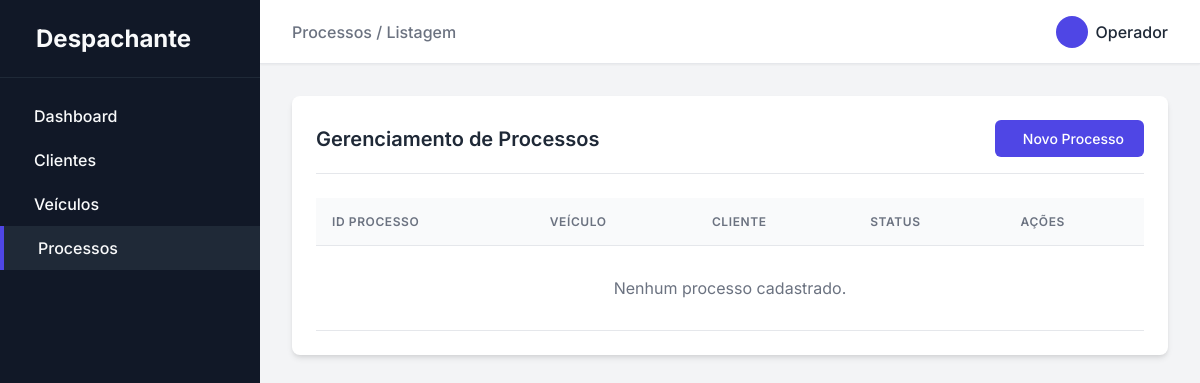
The app's page /processos, older data.
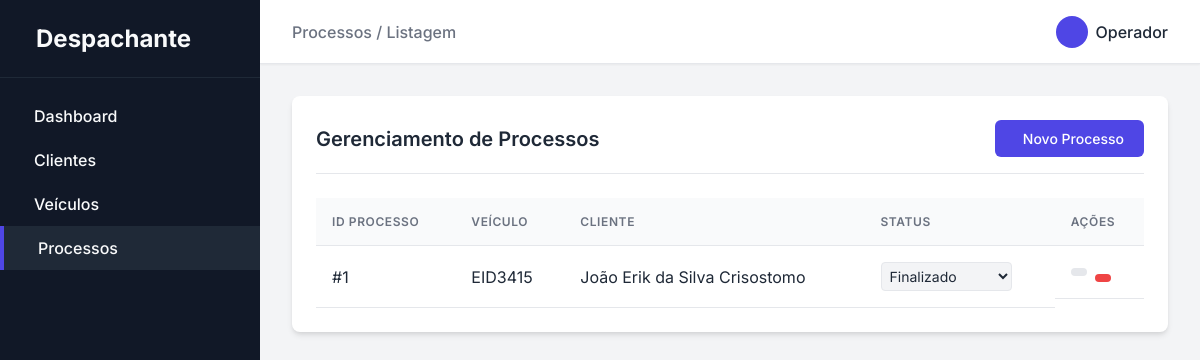
The same page, newer data.
### app/models.py (models this page shows)
class Processo(db.Model):
    __tablename__ = 'processo'
    id = db.Column(db.Integer, primary_key=True)
    veiculo_id = db.Column(db.Integer, db.ForeignKey('veiculo.id'))
    cliente_id = db.Column(db.Integer, db.ForeignKey('cliente.id'))
    status = db.Column(db.String(50), nullable=False, default='Em Andamento')

class Veiculo(db.Model):
    __tablename__ = 'veiculo'
    id = db.Column(db.Integer, primary_key=True)
    placa = db.Column(db.String(50), nullable=False)
    renavam = db.Column(db.String(50), nullable=False)
    chassis = db.Column(db.String(50), nullable=False)
    grupo = db.Column(db.String(50), nullable=False)
    placa_anterior = db.Column(db.String(50), nullable=False)
    proprietario_anterior = db.Column(db.String(50), nullable=False)
    cpf__cnpj_anterior = db.Column(db.String(50), nullable=False)
    marca__modelo = db.Column(db.String(50), nullable=False)
    tipo = db.Column(db.String(50), nullable=False)
    especie = db.Column(db.String(50), nullable=False)
    cor = db.Column(db.String(50), nullable=False)
    combustivel = db.Column(db.String(50), nullable=False)
    categoria = db.Column(db.String(50), nullable=False)
    ano_fabricacao = db.Column(db.String(50), nullable=False)
    ano_modelo = db.Column(db.String(50), nullable=False)
    cilindradas = db.Column(db.String(50), nullable=False)
    potencia = db.Column(db.String(50), nullable=False)
    passageiros = db.Column(db.String(50), nullable=False)
    proprietario_id = db.Column(db.Integer, db.ForeignKey('cliente.id'))
    processos = db.relationship('Processo', backref='veiculo', lazy=True)

class Cliente(db.Model):
    __tablename__ = 'cliente'
    id = db.Column(db.Integer, primary_key=True)
    nome = db.Column(db.String(50), nullable=False)
    vencimento_cnh = db.Column(db.Date, nullable=False)
    nome_pai = db.Column(db.String(50), nullable=False)
    nome_mae = db.Column(db.String(50), nullable=False)
    cpf__cnpj = db.Column(db.String(50), nullable=False)
    rg = db.Column(db.String(50), nullable=False)
    data_nascimento = db.Column(db.Date, nullable=False)
    email = db.Column(db.String(50), nullable=False)
    telefone = db.Column(db.String(50), nullable=False)
    endereco_id = db.Column(db.Integer, db.ForeignKey('endereco.id'))
    veiculos = db.relationship('Veiculo', backref='cliente', lazy=True)
    processos = db.relationship('Processo', backref='cliente', lazy=True)

### app/routes/home.py (the view)
@bp.route('/processos')
def processos():
    processos = Processo.query.all()
    return render_template('processos/index.html', processos=processos)

### app/templates/processos/index.html (shortened to what this page needs)
{% extends 'base.html' %}
{% block breadcrumb %}Processos / Listagem{% endblock %}
{% block content %}
<div class="card">
    <div class="card-header">
        <h2 class="card-title">Gerenciamento de Processos</h2>
        <a href="{{ url_for('home.processo_novo') }}" class="btn btn-primary">
            Novo Processo
        </a>
    </div>
    <div class="table-responsive">
        <table class="table">
            <thead>
                <tr>
                    <th>ID Processo</th>
                    <th>Veículo</th>
                    <th>Cliente</th>
                    <th>Status</th>
                    <th>Ações</th>
                </tr>
            </thead>
            <tbody>
                {% for processo in processos %}
                <tr>
                    <td>#{{ processo.id }}</td>
                    <td>{{ processo.veiculo.placa if processo.veiculo else '-' }}</td>
                    <td>{{ processo.cliente.nome if processo.cliente else '-' }}</td>
                    <td>
                        <form action="{{ url_for('home.processo_alterar_status', id=processo.id) }}" method="POST" style="margin: 0;">
                            <select name="status" onchange="this.form.submit()" class="form-control" style="padding: 0.25rem; font-size: 0.875rem; border-radius: 0.25rem; width: auto; display: inline-block; border: 1px solid var(--border-color); background-color: var(--bg-color); color: var(--text-color);">
                                <option value="Finalizado" {% if processo.status == 'Finalizado' %}selected{% endif %}>Finalizado</option>
                            </select>
                        </form>
                    </td>
                    <td class="actions" style="display: flex; gap: 0.5rem; align-items: center;">
                        <a href="{{ url_for('home.processo_editar', id=processo.id) }}" class="btn btn-secondary" style="padding: 0.25rem 0.5rem;"></a>
                        <form action="{{ url_for('home.processo_excluir', id=processo.id) }}" method="POST" style="margin: 0; display: inline;" onsubmit="return confirm('Tem certeza que deseja excluir este processo?');">
                            <button type="submit" class="btn btn-danger" style="padding: 0.25rem 0.5rem; border: none; cursor: pointer;"></button>
                        </form>
                    </td>
                </tr>
                {% else %}
                <tr>
                    <td colspan="5" style="text-align: center; color: var(--text-muted); padding: 2rem;">Nenhum processo cadastrado.</td>
                </tr>
                {% endfor %}
            </tbody>
        </table>
    </div>
</div>
{% endblock %}

### app/templates/base.html (shortened to what this page needs)
<!DOCTYPE html>
<html lang="pt-br">
<head>
    <link rel="stylesheet" href="{{ url_for('static', filename='css/style.css') }}">
</head>
<body>
    <div class="app-container">
        <aside class="sidebar">
            <div class="sidebar-header">
                <span>Despachante</span>
            </div>
            <nav class="sidebar-nav">
                <a href="{{ url_for('home.index') }}" class="nav-item {% if request.endpoint == 'home.index' %}active{% endif %}">
                    Dashboard
                </a>
                <a href="{{ url_for('home.clientes') }}" class="nav-item {% if 'cliente' in request.endpoint %}active{% endif %}">
                    Clientes
                </a>
                <a href="{{ url_for('home.veiculos') }}" class="nav-item {% if 'veiculo' in request.endpoint %}active{% endif %}">
                    Veículos
                </a>
                <a href="{{ url_for('home.processos') }}" class="nav-item {% if 'processo' in request.endpoint %}active{% endif %}">
                    Processos
                </a>
            </nav>
        </aside>
        <main class="main-content">
            <header class="topbar">
                <div class="breadcrumb">
                    <span style="color: var(--text-muted); font-weight: 500;">{% block breadcrumb %}Início{% endblock %}</span>
                </div>
                <div class="user-profile" style="display: flex; align-items: center; gap: 0.5rem; font-weight: 500;">
                    <div style="width: 32px; height: 32px; background: var(--primary-color); color: white; border-radius: 50%; display: flex; align-items: center; justify-content: center;">
                    </div>
                    <span>Operador</span>
                </div>
            </header>
            <div class="content-area">
                {% block content %}{% endblock %}
            </div>
        </main>
    </div>
</body>
</html>

### app/static/css/style.css (style rules this page uses)
:root { --primary-color: #4f46e5; --primary-hover: #4338ca; --bg-color: #f3f4f6; --card-bg: #ffffff; --text-main: #1f2937; --text-muted: #6b7280; --border-color: #e5e7eb; --sidebar-bg: #111827; --sidebar-text: #f9fafb; --sidebar-hover: #1f2937; --danger: #ef4444; --success: #10b981; }
* { margin: 0; padding: 0; box-sizing: border-box; }
body { font-family: 'Inter', -apple-system, BlinkMacSystemFont, "Segoe UI", Roboto, Helvetica, Arial, sans-serif; background-color: var(--bg-color); color: var(--text-main); display: flex; height: 100vh; overflow: hidden; }
.app-container { display: flex; width: 100%; height: 100%; }
.sidebar { width: 260px; background-color: var(--sidebar-bg); color: var(--sidebar-text); display: flex; flex-direction: column; transition: all 0.3s ease; }
.sidebar-header { padding: 1.5rem; font-size: 1.5rem; font-weight: 700; border-bottom: 1px solid var(--sidebar-hover); display: flex; align-items: center; gap: 0.75rem; }
.sidebar-nav { padding: 1rem 0; flex: 1; }
.nav-item { display: flex; align-items: center; padding: 0.75rem 1.5rem; color: var(--sidebar-text); text-decoration: none; transition: background-color 0.2s; font-weight: 500; }
.nav-item:hover, .nav-item.active { background-color: var(--sidebar-hover); border-left: 4px solid var(--primary-color); }
.main-content { flex: 1; display: flex; flex-direction: column; overflow: hidden; }
.topbar { height: 64px; background-color: var(--card-bg); border-bottom: 1px solid var(--border-color); display: flex; align-items: center; padding: 0 2rem; justify-content: space-between; box-shadow: 0 1px 2px rgba(0,0,0,0.05); }
.content-area { flex: 1; padding: 2rem; overflow-y: auto; }
.card { background-color: var(--card-bg); border-radius: 0.5rem; box-shadow: 0 4px 6px -1px rgba(0, 0, 0, 0.1), 0 2px 4px -1px rgba(0, 0, 0, 0.06); padding: 1.5rem; margin-bottom: 2rem; }
.card-header { display: flex; justify-content: space-between; align-items: center; margin-bottom: 1.5rem; padding-bottom: 1rem; border-bottom: 1px solid var(--border-color); }
.card-title { font-size: 1.25rem; font-weight: 600; }
.form-control { padding: 0.625rem; border: 1px solid var(--border-color); border-radius: 0.375rem; font-family: inherit; font-size: 0.875rem; transition: border-color 0.2s, box-shadow 0.2s; background-color: #f9fafb; }
.btn { display: inline-flex; align-items: center; justify-content: center; padding: 0.625rem 1.25rem; border-radius: 0.375rem; font-weight: 500; font-size: 0.875rem; cursor: pointer; transition: all 0.2s; border: none; text-decoration: none; }
.btn-primary { background-color: var(--primary-color); color: white; }
.btn-danger { background-color: var(--danger); color: white; }
.btn-secondary { background-color: #e5e7eb; color: var(--text-main); }
.table-responsive { overflow-x: auto; }
.table { width: 100%; border-collapse: collapse; }
.table th, .table td { padding: 1rem; text-align: left; border-bottom: 1px solid var(--border-color); }
.table th { font-weight: 600; color: var(--text-muted); background-color: #f9fafb; text-transform: uppercase; font-size: 0.75rem; letter-spacing: 0.05em; }
.actions { display: flex; gap: 0.5rem; }

Row changes from the older to the newer data that the page shows:
added Processo: id "1", veiculo "EID3415", cliente "João Erik da Silva Crisostomo", status "Finalizado"
Text that changed along with them:
text no longer shown: "Nenhum processo cadastrado."
